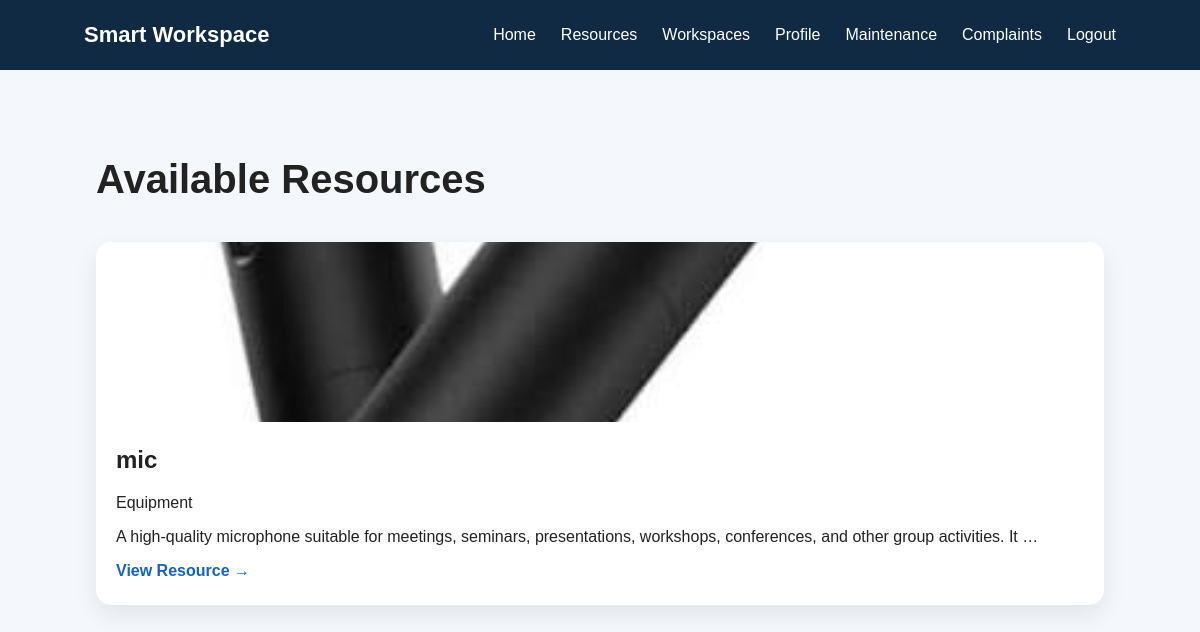
The app's page /resources/ (signed in) with its own data.
### workspace/models.py (models this page shows, shortened)
class Resource(models.Model):
    RESOURCE_TYPES = [
        ('Equipment', 'Equipment'),
        ('Projector', 'Projector'),
        ('Computer', 'Computer'),
        ('Other', 'Other'),
    ]
    name = models.CharField(max_length=100)
    resource_type = models.CharField(max_length=50, choices=RESOURCE_TYPES)
    description = models.TextField()
    previous_uses = models.TextField(blank=True)
    image = models.ImageField(upload_to='resources/', blank=True, null=True)
    department = models.CharField(max_length=100, blank=True)
    available = models.BooleanField(default=True)

### workspace/views.py (the view)
# urls.py: path('resources/', views.resources, name='resources'),
@login_required
def resources(request):
    resource_list = Resource.objects.filter(
        available=True
    )
    return render(
        request,
        'workspace/resources.html',
        {
            'resources': resource_list
        }
    )

### workspace/templates/workspace/resources.html
{% extends 'workspace/base.html' %}
{% block content %}
<div class="page">
    <h1>Available Resources</h1>
    <div class="resource-grid">
        {% for resource in resources %}
        <a
            href="{% url 'resource_detail' resource.id %}"
            class="resource-card"
        >
            {% if resource.image %}
                <img src="{{ resource.image.url }}">
            {% endif %}
            <h2>{{ resource.name }}</h2>
            <p>
                {{ resource.resource_type }}
            </p>
            <p>
                {{ resource.description|truncatewords:15 }}
            </p>
            <span>
                View Resource →
            </span>
        </a>
        {% empty %}
        <p>No resources available.</p>
        {% endfor %}
    </div>
</div>
{% endblock %}

### workspace/static/workspace/style.css (style rules this page uses)
* { box-sizing: border-box; }
body { margin: 0; font-family: Arial, sans-serif; background: #f4f7fb; color: #222; }
.page { padding: 60px 8%; }
.page h1 { font-size: 40px; margin-bottom: 40px; }
.resource-grid { display: grid; grid-template-columns: repeat(auto-fit, minmax(270px, 1fr)); gap: 30px; }
.resource-card { background: white; border-radius: 15px; overflow: hidden; padding-bottom: 25px; text-decoration: none; color: #222; box-shadow: 0 10px 25px rgba(0, 0, 0, 0.08); transition: 0.3s; }
.resource-card img { width: 100%; height: 180px; object-fit: cover; }
.resource-card h2, .resource-card p, .resource-card span { margin-left: 20px; margin-right: 20px; }
.resource-card span { color: #1565c0; font-weight: bold; }

### records on screen
Resource: image (picture), name "mic", resource_type "Equipment", description "A high-quality microphone suitable for meetings, seminars, presentations, workshops, conferences, and other group activities. It …"
